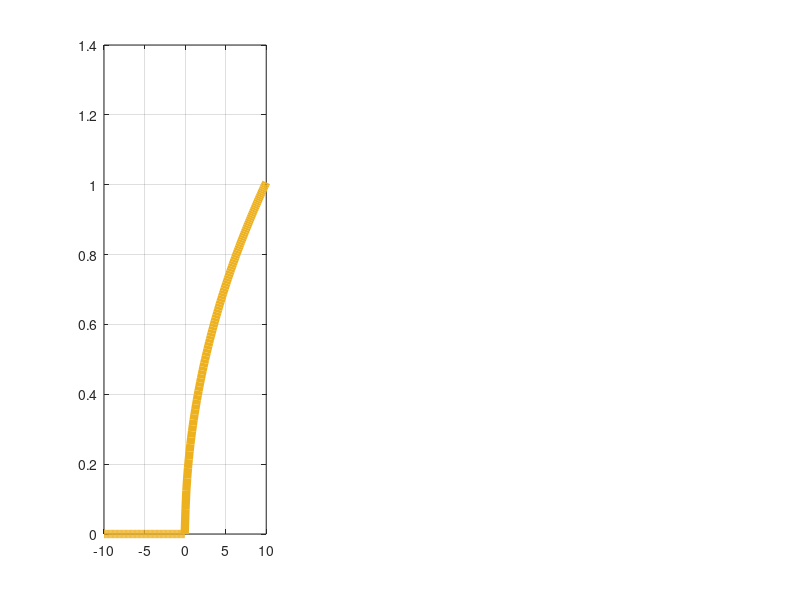

Write MATLAB code to recreate this figure. (Note: this script raises an error after producing the figure.)
% In this script we will be studying the reponse of the theta neuron model
% on different types of input current.

clear all; close all; clc;

%% Setup
addpath('../Functions');

set(groot,'DefaultAxesXGrid','on')
set(groot,'DefaultAxesYGrid','on')

tnow = 0; tend = 10;
F = @thetaneuron; h = 0.001;

fI = figure('Renderer', 'painters', 'Position', [50 800 1000 200]);
titlefont = 15;
labelfont = 20;
axesfont = 17;
m = 1; n = 3;

%% Investigate the frequency - current curve:
% We know that T = pi/sqrt(I)

imrow(1) = subplot(m,n,1); hold on; box on;
I = @fI_current;
h = 0.01;

tend = 50;

% Theoratical result:
Idraw = linspace(-10,10, 200);
plot(Idraw, sqrt(Idraw)./pi, 'LineWidth', 6, 'color', '#EDB120');

nmeasure = 33;
Imeasure = [linspace(-10,-1, nmeasure/3), linspace(0,1, nmeasure/3), linspace(2,10, nmeasure/3)];
frequencies = zeros(nmeasure,1);
for i = 1:nmeasure
    I = @(t) Imeasure(i);

    % Simulate
    [t, thetas] = DOPRI_singleneuron(F, 0, tend, -pi, h, I);
    NaNthetas = spikesNaN(thetas);

    % Measurements:
    if sum(isnan(NaNthetas)) > 0
        idx = [1, find(isnan(NaNthetas))];
        frequencies(i) = mean(1./diff(t(idx))) + 0;
    else    
        frequencies(i) = 0;
    end
end

drawfrequencies = interp1(Imeasure',frequencies,Idraw);

plot(Imeasure, frequencies, ':k', 'LineWidth', 3);

xlabel('$I$','Interpreter','latex', 'FontSize', labelfont)
ylabel('$\frac{1}{T}$','Interpreter','latex','Rotation', 0, 'FontSize', labelfont*1.5, 'VerticalAlignment','middle', 'HorizontalAlignment','right')
legend('$\frac{\sqrt{I}}{\pi}$', '$1/\hat{T}$', 'Interpreter','latex', 'FontSize', labelfont, 'Location', 'northwest')

%% Draw the explanation about the PRC:
I = 5;
t = linspace(0, 2, 1001);
realthetas = @(t) 2*atan(-sqrt(I)*cot(t*sqrt(I)));
drawrealthetas = spikesNaN(realthetas(t));
realspiketime = t(isnan(drawrealthetas));

phasebifftime = 0.8; change = 0.2;
bifthetas = realthetas(t);
bifidx = find(t == phasebifftime);
bifthetas(bifidx:end) = realthetas(t(bifidx:end) - change);
drawbifthetas = spikesNaN(bifthetas);
bifspiketime = t(isnan(drawbifthetas));

replacedvalue = realthetas(phasebifftime);
bifthetas(bifidx) = NaN;
drawbifthetas(bifidx) = NaN;

newvaluetime = fsolve(@(t) realthetas(t-change) - replacedvalue, phasebifftime, optimoptions('fsolve','Display','off'));

imrow(2) = subplot(m,n,2); hold on; box on;
hold on
line([phasebifftime, phasebifftime], [drawrealthetas(bifidx-1), drawbifthetas(bifidx+1)], 'LineStyle', '--', 'color', 'k', 'LineWidth', 1)

plot(t, bifthetas, ':k', 'LineWidth', 1, 'HandleVisibility','off');
plot(t, drawbifthetas, '-r', 'LineWidth', 2);

plot(t, realthetas(t), ':k', 'LineWidth', 1, 'HandleVisibility','off');
plot(t, drawrealthetas, '-', 'LineWidth', 2, 'color', '#0072BD');

text(phasebifftime + 0.02, 0.5*(drawbifthetas(bifidx+1) + drawrealthetas(bifidx-1)) + 0.3, '$$\varepsilon$$', 'HorizontalAlignment', 'left', 'FontSize', labelfont, 'Interpreter', 'latex');

ylabel('$\theta$','Interpreter','latex', 'FontSize', labelfont)
set(gca,'XTick',[0, phasebifftime, newvaluetime, realspiketime, bifspiketime], 'XTickLabel',{'0','$$\phi$$','$$\phi_{\rm new}$$','$$T_{\tau}$$','$$T$$'}, 'TickLabelInterpreter', 'latex', 'FontSize', axesfont)
set(gca,'YTick',-pi:pi/2:pi, 'YTickLabel',{'-$$\pi$$','$$\frac{\pi}{2}$$','0','$$\frac{\pi}{2}$$','$$\pi$$'}, 'TickLabelInterpreter', 'latex', 'YLim', [-pi-0.2, pi + 0.2], 'FontSize', axesfont)


%% Draw the PRC itself:
I = 2; T = pi/sqrt(I);
t = linspace(0, T);
iPRC = 1/(2*I) * (1 - cos(2*pi*t/T));

imrow(3) = subplot(m,n,3); hold on; box on;
xlim([0, T]);
plot(t, iPRC, 'LineWidth', 2, 'color', '#D95319')

ylabel('\sl PRC', 'FontSize', labelfont, 'FontName', 'SansSerif')
xlabel('$\phi$','Interpreter','latex', 'FontSize', labelfont)


%%
exportgraphics(fI,'../Figures/ThetaNeuronfIandPRC.pdf')


%% Functions:

function I = fI_current(t)
    I = 1.0e-3.*t.^(1);
end
